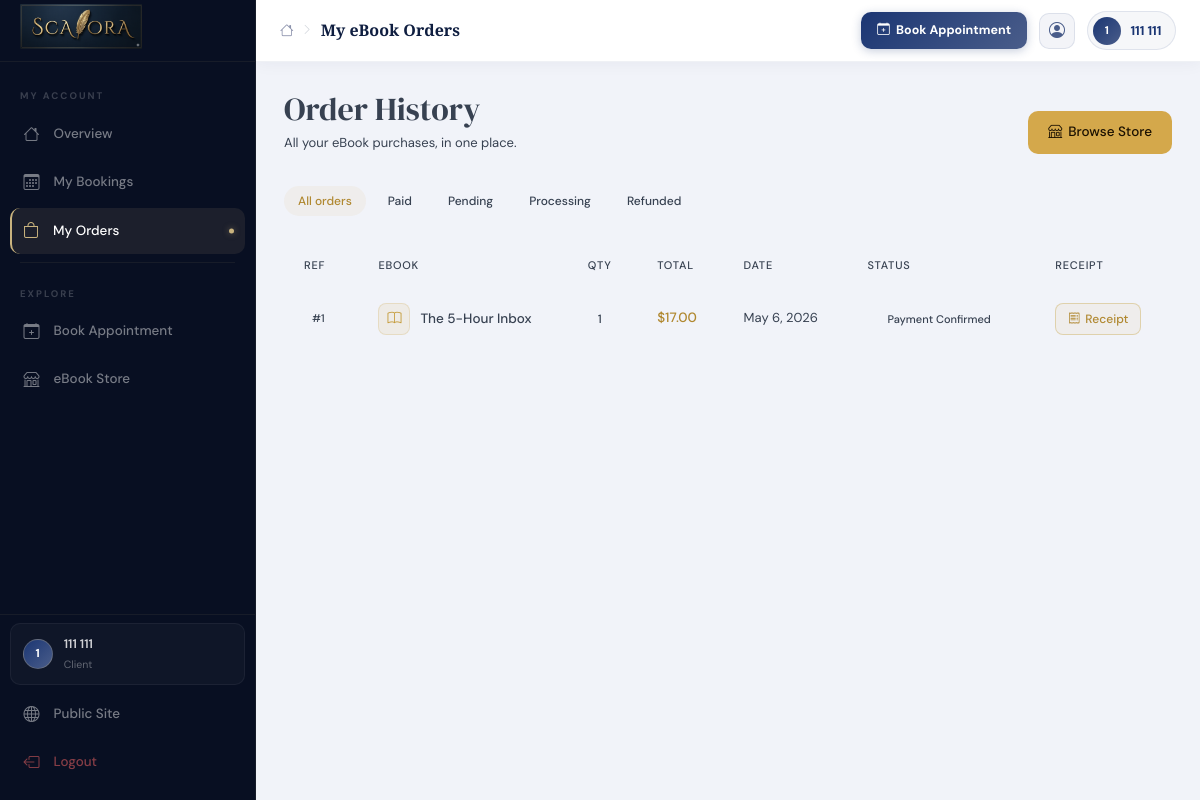
Screenshot of /dashboard/client/orders/ (signed in) with the database file from the repository.
### ebooks/models.py (models this page shows, shortened)
class EbookOrder(models.Model):
    STATUS_CHOICES = [
        ('pending', 'Pending Payment'),
        ('confirmed', 'Payment Confirmed'),
        ('delivered', 'Delivered'),
        ('cancelled', 'Cancelled'),
    ]
    client = models.ForeignKey(User, on_delete=models.CASCADE, related_name='ebook_orders')
    ebook = models.ForeignKey(Ebook, on_delete=models.CASCADE, related_name='orders')
    status = models.CharField(max_length=20, choices=STATUS_CHOICES, default='pending')
    quantity = models.PositiveIntegerField(default=1)
    total_price = models.DecimalField(max_digits=10, decimal_places=2)
    transaction_id = models.CharField(max_length=100, blank=True)
    notes = models.TextField(blank=True)
    ordered_at = models.DateTimeField(auto_now_add=True)
    updated_at = models.DateTimeField(auto_now=True)
    class Meta:
        ordering = ['-ordered_at']

class Ebook(models.Model):
    title = models.CharField(max_length=300)
    description = models.TextField()
    author = models.CharField(max_length=200, default='Scalora Team')
    cover_image = models.ImageField(upload_to='ebook_covers/', blank=True, null=True)
    price = models.DecimalField(max_digits=10, decimal_places=2)
    pages = models.PositiveIntegerField(blank=True, null=True)
    category = models.CharField(max_length=100, blank=True)
    is_active = models.BooleanField(default=True)
    created_at = models.DateTimeField(auto_now_add=True)
    class Meta:
        ordering = ['-created_at']

### dashboard/views.py (the view)
# urls.py: path('client/orders/', views.client_orders, name='client_orders'),
@login_required
def client_orders(request):
    orders = EbookOrder.objects.filter(client=request.user).select_related('ebook').order_by('-ordered_at')
    return render(request, 'dashboard/client/orders.html', {'orders': orders})

### templates/dashboard/client/orders.html (shortened to what this page needs)
{% extends 'dashboard/base_dashboard.html' %}
{% block page_title %}My eBook Orders{% endblock %}
{% block content %}
<div class="sco-wrap">
  <div class="sco-header">
    <div class="sco-header-left">
      <h2>Order History</h2>
      <p>All your eBook purchases, in one place.</p>
    </div>
    <a href="/ebooks/" class="sco-store-btn">
      <i class="bi bi-shop"></i>
      Browse Store
    </a>
  </div>
  <div class="sco-filters">
    <span class="sco-filter active">All orders</span>
    <span class="sco-filter">Paid</span>
    <span class="sco-filter">Pending</span>
    <span class="sco-filter">Processing</span>
    <span class="sco-filter">Refunded</span>
  </div>
  <div class="sco-panel">
    {% if orders %}
    <div class="sco-table-wrap">
      <div class="table-responsive">
        <table class="sco-table">
          <thead>
            <tr>
              <th>Ref</th>
              <th>eBook</th>
              <th>Qty</th>
              <th>Total</th>
              <th>Date</th>
              <th>Status</th>
              <th>Receipt</th>
            </tr>
          </thead>
          <tbody>
            {% for o in orders %}
            <tr>
              <td><span class="sco-id">#{{ o.pk }}</span></td>
              <td>
                <div style="display:flex;align-items:center;gap:10px;">
                  <div class="sco-ebook-icon"><i class="bi bi-book"></i></div>
                  <span class="sco-ebook-title">{{ o.ebook.title|truncatechars:32 }}</span>
                </div>
              </td>
              <td><span class="sco-qty">{{ o.quantity }}</span></td>
              <td><span class="sco-price">${{ o.total_price }}</span></td>
              <td><span class="sco-date">{{ o.ordered_at|date:"M j, Y" }}</span></td>
              <td><span class="sco-badge {{ o.status }}">{{ o.get_status_display }}</span></td>
              <td>
                <div class="sco-actions">
                  <a href="/ebooks/order/{{ o.pk }}/receipt/" class="sco-btn-receipt">
                    <i class="bi bi-receipt"></i> Receipt
                  </a>
                </div>
              </td>
            </tr>
            {% endfor %}
          </tbody>
        </table>
      </div>
    </div>
    {% endif %}
  </div>
</div>
{% endblock %}

### templates/dashboard/base_dashboard.html (shortened to what this page needs)
{% load static %}
<!DOCTYPE html>
<html lang="en">
<head>
  <link href="https://cdn.jsdelivr.net/npm/bootstrap@5.3.2/dist/css/bootstrap.min.css" rel="stylesheet">
  <link href="https://cdn.jsdelivr.net/npm/bootstrap-icons@1.11.3/font/bootstrap-icons.css" rel="stylesheet">
  <link rel="stylesheet" href="/static/css/scalora.css">
</head>
<body>
<div class="db-wrapper">
  <aside class="db-sidebar" id="dbSidebar">
    <a href="/" class="sb-brand">
      <h2 class="auth-brand">
    <img src="{% static 'images/scalora-logo.png' %}"
         alt="Scalora Logo"
         style="height: 45px; width: auto;">
</h2>
    </a>
    <nav class="sb-nav">
      <div class="sb-section-label">
        {% if user.is_staff %}Admin Panel{% else %}My Account{% endif %}
      </div>
      {% if user.is_staff %}
      <a href="/dashboard/admin/"
         class="sb-link {% if request.path == '/dashboard/admin/' %}active{% endif %}">
        <i class="bi bi-speedometer2"></i><span>Overview</span>
      </a>
      <a href="/dashboard/admin/bookings/"
         class="sb-link {% if '/bookings/' in request.path and '/dashboard/' in request.path %}active{% endif %}">
        <i class="bi bi-calendar-check"></i><span>Bookings</span>
      </a>
      <a href="/dashboard/admin/services/"
         class="sb-link {% if '/services/' in request.path and '/dashboard/' in request.path %}active{% endif %}">
        <i class="bi bi-briefcase"></i><span>Services</span>
      </a>
      <div class="sb-divider"></div>
      <div class="sb-section-label">Content</div>
      <a href="/dashboard/admin/testimonials/"
         class="sb-link {% if '/testimonials/' in request.path and '/dashboard/' in request.path %}active{% endif %}">
        <i class="bi bi-chat-quote"></i><span>Testimonials</span>
      </a>
      <a href="/dashboard/admin/blogs/"
         class="sb-link {% if '/blogs/' in request.path and '/dashboard/' in request.path %}active{% endif %}">
        <i class="bi bi-newspaper"></i><span>Blog Posts</span>
      </a>
      <a href="/dashboard/admin/careers/"
         class="sb-link {% if '/careers/' in request.path and '/dashboard/' in request.path %}active{% endif %}">
        <i class="bi bi-people"></i><span>Careers</span>
      </a>
      <a href="/dashboard/admin/ebooks/"
         class="sb-link {% if '/ebooks/' in request.path and '/dashboard/' in request.path %}active{% endif %}">
        <i class="bi bi-book"></i><span>eBooks & Orders</span>
      </a>
      {% else %}
      <a href="/dashboard/client/"
         class="sb-link {% if request.path == '/dashboard/client/' %}active{% endif %}">
        <i class="bi bi-house"></i><span>Overview</span>
      </a>
      <a href="/dashboard/client/bookings/"
         class="sb-link {% if '/client/bookings/' in request.path %}active{% endif %}">
        <i class="bi bi-calendar3"></i><span>My Bookings</span>
      </a>
      <a href="/dashboard/client/orders/"
         class="sb-link {% if '/client/orders/' in request.path %}active{% endif %}">
        <i class="bi bi-bag"></i><span>My Orders</span>
      </a>
      <div class="sb-divider"></div>
      <div class="sb-section-label">Explore</div>
      <a href="/bookings/book/" class="sb-link">
        <i class="bi bi-calendar-plus"></i><span>Book Appointment</span>
      </a>
      <a href="/ebooks/" class="sb-link">
        <i class="bi bi-shop"></i><span>eBook Store</span>
      </a>
      {% endif %}
    </nav>
    <div class="sb-footer">
      <a href="/accounts/profile/" class="sb-user-card">
        <div class="sb-user-av">{{ user.first_name|first|upper|default:user.username|first|upper }}</div>
        <div class="sb-user-info">
          <div class="sb-user-name">{{ user.get_full_name|default:user.username|truncatechars:20 }}</div>
          <div class="sb-user-role">{% if user.is_staff %}Administrator{% else %}Client{% endif %}</div>
        </div>
      </a>
      <a href="/" class="sb-link">
        <i class="bi bi-globe"></i><span>Public Site</span>
      </a>
      <a href="/accounts/logout/" class="sb-link sb-logout">
        <i class="bi bi-box-arrow-left"></i><span>Logout</span>
      </a>
    </div>
  </aside>
  <div class="db-main">
    <header class="db-topbar">
      <div class="topbar-title-wrap">
        <i class="bi bi-house topbar-home-ic"></i>
        <i class="bi bi-chevron-right topbar-sep"></i>
        <div class="topbar-page-title">{% block page_title %}Dashboard{% endblock %}</div>
      </div>
      <div class="topbar-right">
        <a href="/bookings/book/" class="topbar-book-btn">
          <i class="bi bi-calendar-plus"></i> Book Appointment
        </a>
        <a href="/accounts/profile/" class="topbar-icon-btn" title="Profile">
          <i class="bi bi-person-circle"></i>
        </a>
        <div class="topbar-user-chip">
          <div class="topbar-av">{{ user.first_name|first|upper|default:user.username|first|upper }}</div>
          <span class="topbar-username">{{ user.get_full_name|default:user.username }}</span>
        </div>
      </div>
    </header>
    <div class="db-content">
      {% block content %}{% endblock %}
    </div>
  </div>
</div>
</body>
</html>

### static/css/scalora.css (style rules this page uses)
:root { --primary-dark: #0F1E40; --primary: #1B3673; --primary-light: #4A5D8A; --secondary: #8C92AC; --gold: #c9b37e; --gold-light: #e0cc9e; --off-white: #F2F2F2; --white: #ffffff; --glass-bg: rgba(27, 54, 115, 0.15); --glass-border: rgba(201, 179, 126, 0.18); --glass-bg-dark: rgba(15, 30, 64, 0.75); --text-primary: #0F1E40; --text-light: rgba(255,255,255,0.85); --font-display: 'Playfair Display', Georgia, serif; --font-body: 'DM Sans', system-ui, sans-serif; --radius: 16px; --radius-sm: 10px; --shadow: 0 8px 40px rgba(15,30,64,0.18); --shadow-lg: 0 20px 60px rgba(15,30,64,0.25); --transition: all 0.3s cubic-bezier(0.4, 0, 0.2, 1); }
*, *::before, *::after { box-sizing: border-box; }
html { scroll-behavior: smooth; }
body { font-family: var(--font-body); color: var(--text-primary); background: var(--off-white); line-height: 1.7; overflow-x: hidden; }
h1,h2,h3,h4,h5,h6 { font-family: var(--font-display); font-weight: 700; line-height: 1.2; }
.auth-brand { font-family: var(--font-display); font-size: 2rem; color: var(--primary-dark); }

### rows the page displays
EbookOrder: pk "1", ebook "The 5-Hour Inbox", quantity "1", total_price "17.00", ordered_at "May 6, 2026", status "Payment Confirmed"

### other values shown
{{ user.first_name|first|upper|default:user.username|first|upper }} "1"
{{ user.get_full_name|default:user.username|truncatechars:20 }} "111 111"
{{ user.get_full_name|default:user.username }} "111 111"
